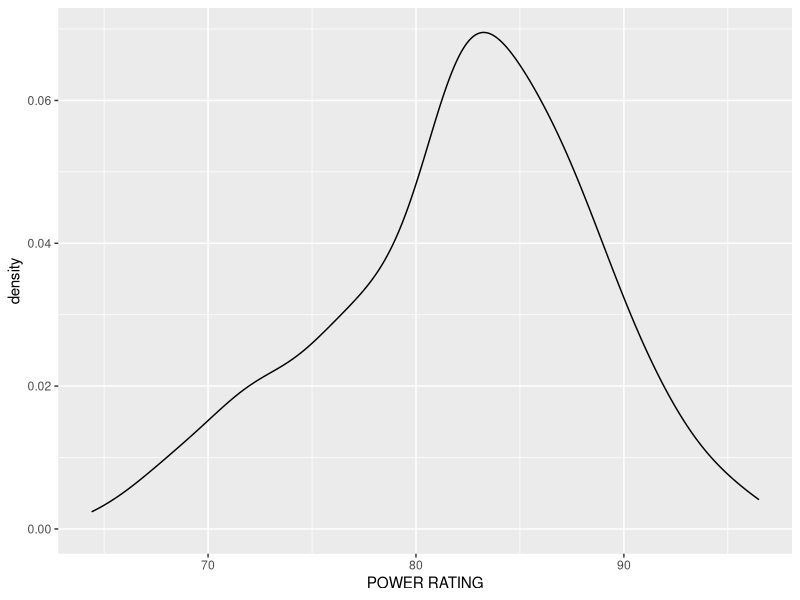
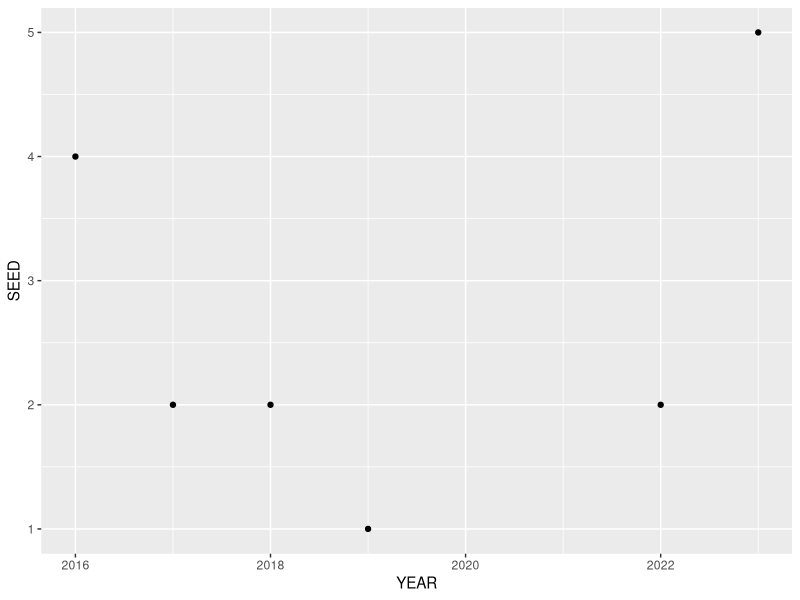

Write R code to recreate these figures, in order.
## ---- chunk 1
library(readr)
march_madness <- read_csv("538 Ratings.csv")
View(march_madness)

## ---- chunk 2
library(dplyr)
library(tidyverse)
march_madness |>
  str()
## ---- chunk 3
march_madness |>
  ggplot(aes(x = `POWER RATING`)) +
  geom_density()
## ---- chunk 4
march_madness |>
  filter(TEAM =="Duke") |>
  ggplot(aes(x = YEAR, y = SEED)) +
  geom_point()
## ---- chunk 5
kansas <- march_madness|>
  filter(TEAM == "Kansas")
